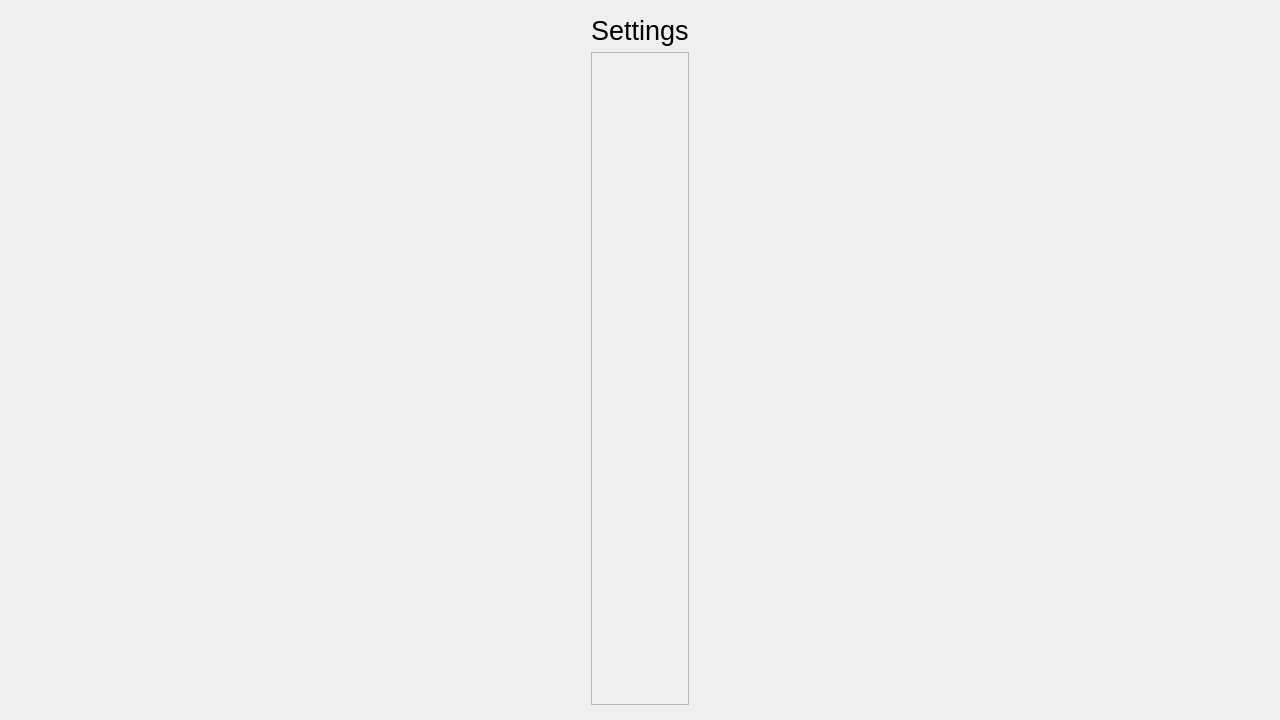
<?xml version="1.0" encoding="UTF-8"?>
<ui version="4.0">
 <class>StandaloneOptions</class>
 <widget class="QWidget" name="StandaloneOptions">
  <property name="geometry">
   <rect>
    <x>0</x>
    <y>0</y>
    <width>1280</width>
    <height>720</height>
   </rect>
  </property>
  <property name="minimumSize">
   <size>
    <width>1280</width>
    <height>720</height>
   </size>
  </property>
  <property name="windowTitle">
   <string>Form</string>
  </property>
  <layout class="QGridLayout" name="gridLayout">
   <property name="leftMargin">
    <number>15</number>
   </property>
   <property name="topMargin">
    <number>15</number>
   </property>
   <property name="rightMargin">
    <number>15</number>
   </property>
   <property name="bottomMargin">
    <number>15</number>
   </property>
   <property name="horizontalSpacing">
    <number>15</number>
   </property>
   <item row="1" column="1">
    <widget class="QFrame" name="settings_frame">
     <property name="sizePolicy">
      <sizepolicy hsizetype="Preferred" vsizetype="Expanding">
       <horstretch>0</horstretch>
       <verstretch>0</verstretch>
      </sizepolicy>
     </property>
     <property name="frameShape">
      <enum>QFrame::StyledPanel</enum>
     </property>
     <property name="frameShadow">
      <enum>QFrame::Raised</enum>
     </property>
     <layout class="QGridLayout" name="gridLayout_2">
      <property name="leftMargin">
       <number>0</number>
      </property>
      <property name="topMargin">
       <number>0</number>
      </property>
      <property name="rightMargin">
       <number>0</number>
      </property>
      <property name="bottomMargin">
       <number>0</number>
      </property>
      <property name="spacing">
       <number>0</number>
      </property>
     </layout>
    </widget>
   </item>
   <item row="1" column="2">
    <spacer name="horizontalSpacer">
     <property name="orientation">
      <enum>Qt::Horizontal</enum>
     </property>
     <property name="sizeHint" stdset="0">
      <size>
       <width>0</width>
       <height>20</height>
      </size>
     </property>
    </spacer>
   </item>
   <item row="0" column="1" alignment="Qt::AlignHCenter|Qt::AlignTop">
    <widget class="QLabel" name="label">
     <property name="font">
      <font>
       <pointsize>20</pointsize>
      </font>
     </property>
     <property name="text">
      <string>Settings</string>
     </property>
    </widget>
   </item>
   <item row="1" column="0">
    <spacer name="horizontalSpacer_2">
     <property name="orientation">
      <enum>Qt::Horizontal</enum>
     </property>
     <property name="sizeHint" stdset="0">
      <size>
       <width>0</width>
       <height>20</height>
      </size>
     </property>
    </spacer>
   </item>
  </layout>
 </widget>
 <resources/>
 <connections/>
</ui>
